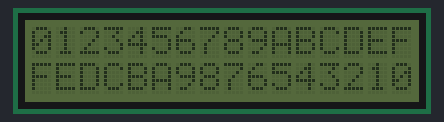
This sketch was run on a simulated Arduino Uno, built with avr-gcc and run on an emulated ATmega328P. On the bench: 16×2 character LCD.

Above: at 2.1 s.
At 4.1 s:
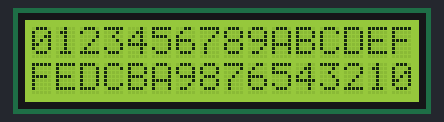
At 6.7 s:
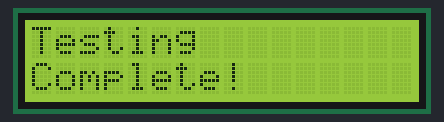

Measured:
- what the display in image 0 shows lasts 2.0 s, from 2.1 s to 4.1 s

The sketch:

lcd-calibrate.ino
```cpp
// For more information, check out https://freenove.com/fnk0079
#include <LiquidCrystal_I2C.h>

// note:If lcd1602 uses PCF8574T, IIC's address is 0x27, or lcd1602 uses PCF8574AT, IIC's address is 0x3F.
LiquidCrystal_I2C lcd(0x27, 16, 2);

void setup() {
  displayInit();

  // Test Display
  delay(2000);
  lcd.setCursor(0, 0);
  lcd.print("0123456789ABCDEF");
  lcd.setCursor(0, 1);
  lcd.print("FEDCBA9876543210");
  delay(2000);

  // Test backlight
  lcd.backlight();  // Open the backlight
  delay(2000);

  lcd.clear();  // Test a clear
  delay(500);

  lcd.setCursor(0, 0);
  lcd.print("Testing");
  lcd.setCursor(0, 1);
  lcd.print("Complete!");
}

void loop() {
}

// Initialize Display
void displayInit() {
  // Set up I2C LCD Display
  Serial.println("Initializing display");
  if (!i2CAddrTest(0x27)) {
    lcd = LiquidCrystal_I2C(0x3F, 16, 2);
  }
  lcd.init();       // LCD driver initialization
  //lcd.backlight();  // Open the backlight

  lcd.clear();
  Serial.println("Display initialized!");
}

// Used to test the address of the display to ensure it exists
bool i2CAddrTest(uint8_t addr) {
  Wire.begin();
  Wire.beginTransmission(addr);
  if (Wire.endTransmission() == 0) {
    return true;
  }
  return false;
}
```
